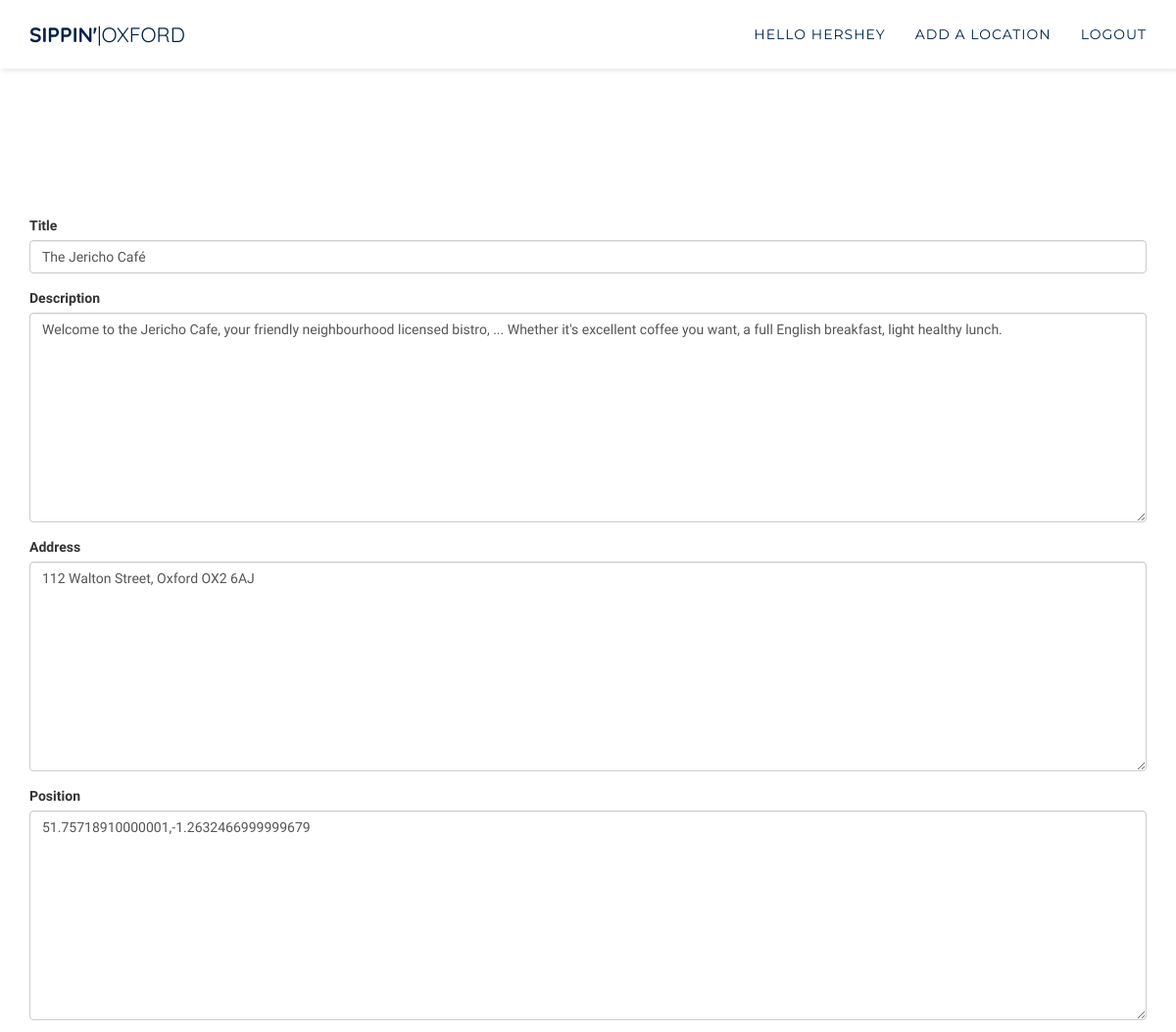
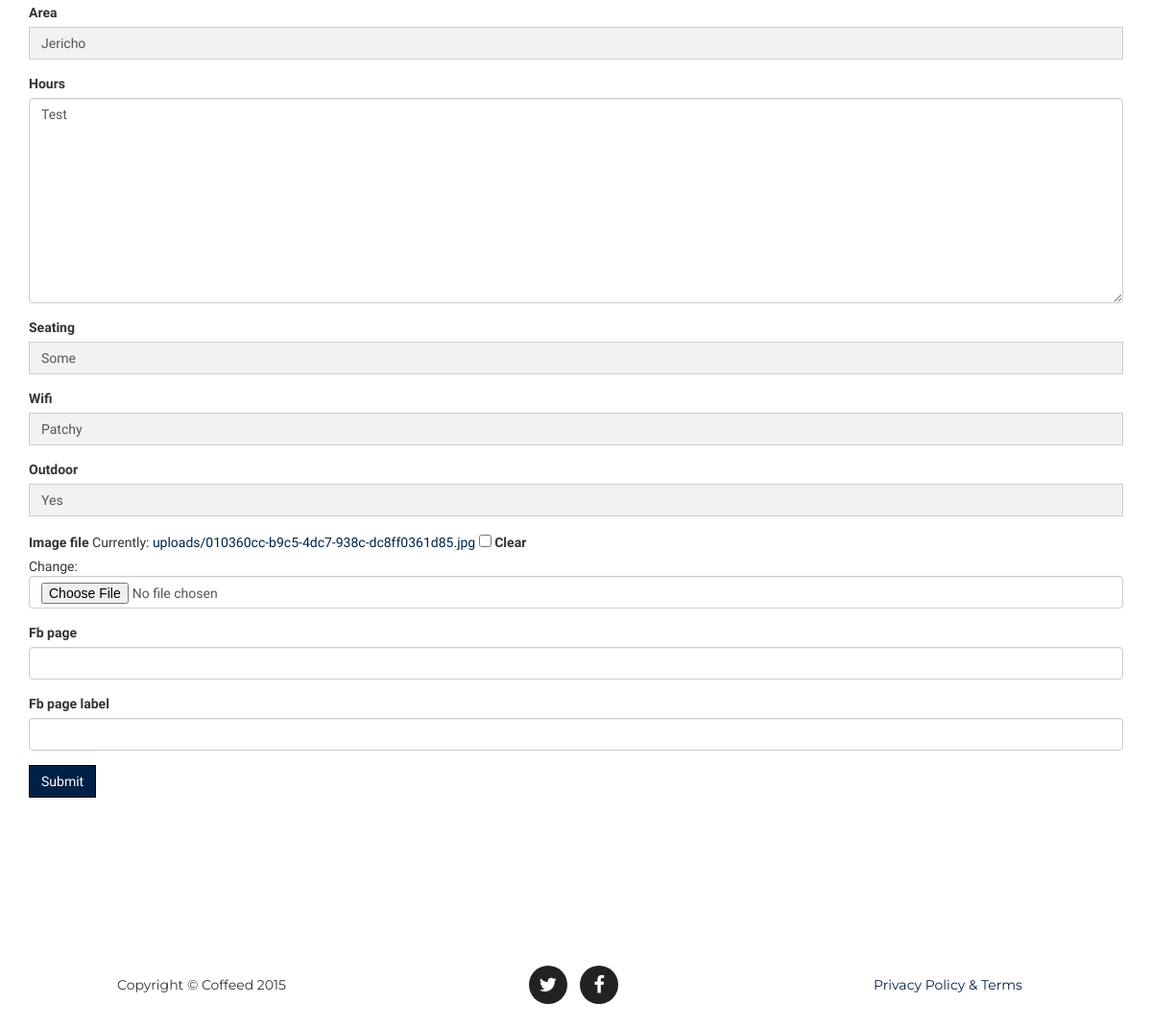
/location/2/update/ (signed in), run on the app's committed database (2 pictures, top to bottom).
### core/models.py (models this page shows, shortened)
class Location(models.Model):
    title = models.CharField(max_length=300)
    description = models.TextField(null=True, blank=True)
    address = models.TextField(null=True, blank=True)
    position = GeopositionField(null=True, blank=True)
    area = models.IntegerField(choices=SUBURB_CHOICES, null=True, blank=True)
    hours = models.TextField(null=True, blank=True)
    seating = models.IntegerField(choices=PLURAL_CHOICES, null=True, blank=True)
    wifi = models.IntegerField(choices=WIFI_CHOICES, null=True, blank=True)
    outdoor = models.IntegerField(choices=YESNO_CHOICES, null=True, blank=True)
    image_file = models.ImageField(upload_to=upload_to_location, null=True, blank=True)
    fb_page = models.URLField(null=True, blank=True)
    fb_page_label = models.CharField(max_length=128, null=True, blank=True)
    created_at = models.DateTimeField(auto_now_add=True)

### core/views.py (the view)
# urls.py: url(r'location/(?P<pk>\d+)/update/$', login_required(coreviews.LocationUpdateView.as_view()), name='location_update'),
class LocationUpdateView(UpdateView):
    model = coremodels.Location
    template_name = 'base/form.html'
    fields = "__all__"

### templates/base/form.html (shortened to what this page needs)
{% extends "base/theme.html" %}
{% load widget_tweaks %}
{% block main_content %}
 <div class="header-buffer">
 </div>
 <section id="services">
 <div class="container">
<div class="row">
 {% if form %}
 <div class="col-md-12">
 <form action="" method="post" enctype="multipart/form-data">{% csrf_token %}{{ form.media }}
 {% for field in form %}
 <div class="form-group warning">
 <label for="exampleInputFile">{{ field.label }}</label>
 {{ field|add_class:"form-control"}}
 </div>
 {% endfor %}
 <input type="submit" class="btn btn-success" role="button" value="{{ verb|default:"Submit" }}" />
 </form>
</div>
{% endif %}
</div>
</div>
</section>
{% endblock %}

### templates/base/theme.html (shortened to what this page needs)
{% extends "base/index.html" %}
{% block navigation %}
 {% if request.user.is_authenticated %}
     <li>
        <a class="" href="#">Hello {{ request.user.username }}</a>
     </li>
     <li>
        <a class="page-scroll" href="/location/create/">Add a Location</a>
     </li>
     <li>
         <a class="" href="/logout">Logout</a>
     </li>
 {% endif %}
{% endblock %}

### static/css/agency.css (style rules this page uses)
body { overflow-x: hidden; font-family: 'Domine', serif; }
a, a:hover, a:focus, a:active, a.active { outline: 0; }
a { color: #002147; }
.navbar-default .nav li a { text-transform: uppercase; font-family: Montserrat,"Helvetica Neue",Helvetica,Arial,sans-serif; font-weight: 400; letter-spacing: 1px; color: #002147; }
section { padding: 100px 0; }
@media (min-width:768px) { section { padding: 150px 0; } }
.btn-success { color: #fff; background-color: #002147; border-color: black; }
body { webkit-tap-highlight-color: #fed136; }
.header-buffer { height:70px; }
.btn { border-radius: 0px; }
select { background-color: #f2f2f2 !important; background-repeat: no-repeat; background-size: 16px 16px; border-radius: 0 !important; -webkit-border-radius: 0 !important; -webkit-appearance: none !important; outline:0; box-shadow: none !important; }

### data on the page
Location: form "The Jericho Café" "Welcome to the Jericho Cafe, your friendly neighbourhood licensed bistro, ... Whether it's excellent coffee you want, a full English breakfast, light healthy lunch." "112 Walton Street, Oxford OX2 6AJ" "51.75718910000001,-1.2632466999999679" "Jericho" "Test" "Some" "Patchy" "Yes"

### other printed values
{{ request.user.username }} "HERSHEY"
{{ field.label }} "Title" "Description" "Address" "Position" "Area" "Hours" "Seating" "Wifi" "Outdoor" "Image file" "Fb page" "Fb page label"
